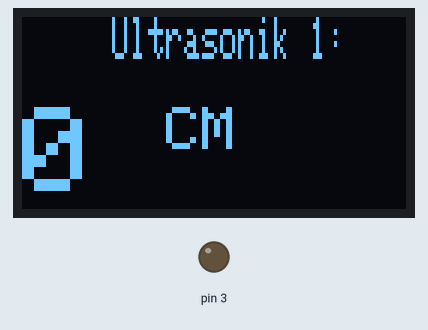
Simulated run of this sketch. Board: Arduino Uno, built with avr-gcc and run on an emulated ATmega328P. Shown: 128×64 one-colour display, output pins drawn as LEDs (lit = HIGH). What the sketch prints to the serial monitor is not drawn.

Above: at 0.2 s.

The sketch:

can_tx_ultra.ino
```cpp
// CAN Send Example
//

#include <mcp_can.h>
#include <SPI.h>
#include <SoftwareSerial.h>
#define NODE_ID 1
#include <Wire.h>
#include <Adafruit_GFX.h>
#include <Adafruit_SSD1306.h>

#define SCREEN_WIDTH 128 // OLED display width, in pixels
#define SCREEN_HEIGHT 64 // OLED display height, in pixels

Adafruit_SSD1306 display(SCREEN_WIDTH, SCREEN_HEIGHT, &Wire, -1);

MCP_CAN CAN0(10);     // Set CS to pin 10
SoftwareSerial mySerial(7,8); // RX, TX
unsigned char data_ultra[4]={};
int distance;

void setup()
{
  Serial.begin(115200);
  mySerial.begin(9600);
  pinMode(3, OUTPUT);

  if(!display.begin(SSD1306_SWITCHCAPVCC, 0x3C))
  {
    Serial.println(F("SSD1306 allocation failed"));
    for(;;);
  }
  display.clearDisplay();
  display.setTextColor(WHITE);

  // Initialize MCP2515 running at 16MHz with a baudrate of 500kb/s and the masks and filters disabled.
  if(CAN0.begin(MCP_ANY, CAN_500KBPS, MCP_16MHZ) == CAN_OK)
  {
    display.clearDisplay();    //clear display
    display.setTextSize(1,2);
    display.setCursor(10,0);
    display.print("CP2515 Initialized Successfully");
    Serial.println("MCP2515 Initialized Successfully!");

  }
  else
  {
    display.clearDisplay();    //clear display
    display.setTextSize(1,2);
    display.setCursor(10,0);
    display.print("Error Initializing MCP2515");
    Serial.println("Error Initializing MCP2515...");
    digitalWrite(A3, HIGH);   // turn the LED on (HIGH is the voltage level)
    delay(1000);
    digitalWrite(A3, LOW);
    delay(1000);
  }

  CAN0.setMode(MCP_NORMAL);   // Change to normal mode to allow messages to be transmitted
}

//int data1 = 23;

void loop()
{

  // Ultra
  do{
     for(int i=0;i<4;i++)
     {
       data_ultra[i]=mySerial.read();
     }
  }while(mySerial.read()==0xff);

//  mySerial.flush();

  if(data_ultra[0]==0xff)
    {
      //Serial.print("tes");
      int sum;
      sum=(data_ultra[0]+data_ultra[1]+data_ultra[2])&0x00FF;
      //Serial.print(sum);
      if(sum==data_ultra[3])
      {
        distance=((data_ultra[1]<<8)+data_ultra[2])/10;
      }
     }
     //delay(100);

  // Canbus
  Serial.println(distance);

  unsigned char ultraNodeData[1] = {0};
  ultraNodeData[0] = distance;
  CAN0.sendMsgBuf(NODE_ID, 0, 1, ultraNodeData);

  delay(100);

  //Display
  display.clearDisplay();    //clear display
  display.setTextSize(1,2);
  display.setCursor(30,0);
  display.print("Ultrasonik 1: ");
  display.setTextSize(4);
  display.setCursor(0,30);
  display.print(distance);
  display.print(" ");
  display.setTextSize(1);
  display.cp437(true);
  //display.write(167);
  display.setTextSize(2);
  display.print("CM");

  display.display();

}

/*********************************************************************************************************
  END FILE
*********************************************************************************************************/
```
